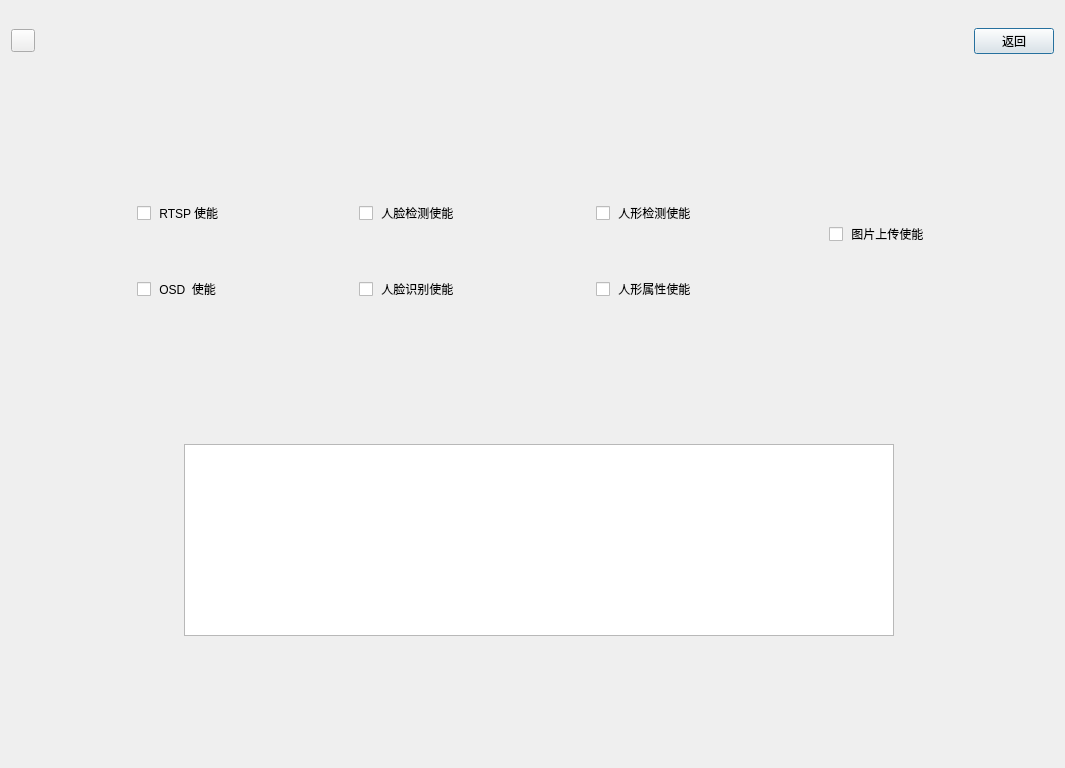
<?xml version="1.0" encoding="UTF-8"?>
<ui version="4.0">
 <class>SysSetWindow</class>
 <widget class="QDialog" name="SysSetWindow">
  <property name="windowModality">
   <enum>Qt::NonModal</enum>
  </property>
  <property name="geometry">
   <rect>
    <x>0</x>
    <y>0</y>
    <width>1065</width>
    <height>768</height>
   </rect>
  </property>
  <property name="sizePolicy">
   <sizepolicy hsizetype="Fixed" vsizetype="Fixed">
    <horstretch>0</horstretch>
    <verstretch>0</verstretch>
   </sizepolicy>
  </property>
  <property name="windowTitle">
   <string>Dialog</string>
  </property>
  <layout class="QGridLayout" name="gridLayout">
   <item row="0" column="0" colspan="13">
    <layout class="QHBoxLayout" name="horizontalLayout">
     <item>
      <widget class="QToolButton" name="btnSysSet">
       <property name="sizePolicy">
        <sizepolicy hsizetype="Fixed" vsizetype="Fixed">
         <horstretch>0</horstretch>
         <verstretch>0</verstretch>
        </sizepolicy>
       </property>
       <property name="text">
        <string/>
       </property>
      </widget>
     </item>
     <item>
      <spacer name="horizontalSpacer">
       <property name="orientation">
        <enum>Qt::Horizontal</enum>
       </property>
       <property name="sizeHint" stdset="0">
        <size>
         <width>758</width>
         <height>60</height>
        </size>
       </property>
      </spacer>
     </item>
     <item>
      <widget class="QPushButton" name="btnReTurnMenu">
       <property name="sizePolicy">
        <sizepolicy hsizetype="Fixed" vsizetype="Fixed">
         <horstretch>0</horstretch>
         <verstretch>0</verstretch>
        </sizepolicy>
       </property>
       <property name="text">
        <string>返回</string>
       </property>
      </widget>
     </item>
    </layout>
   </item>
   <item row="1" column="5" colspan="2">
    <spacer name="verticalSpacer_6">
     <property name="orientation">
      <enum>Qt::Vertical</enum>
     </property>
     <property name="sizeHint" stdset="0">
      <size>
       <width>20</width>
       <height>120</height>
      </size>
     </property>
    </spacer>
   </item>
   <item row="2" column="1" rowspan="3" colspan="2">
    <layout class="QVBoxLayout" name="verticalLayout_3">
     <property name="spacing">
      <number>52</number>
     </property>
     <property name="leftMargin">
      <number>2</number>
     </property>
     <property name="topMargin">
      <number>2</number>
     </property>
     <property name="rightMargin">
      <number>2</number>
     </property>
     <property name="bottomMargin">
      <number>8</number>
     </property>
     <item>
      <widget class="QCheckBox" name="rtspVideoEnCheckBox">
       <property name="text">
        <string> RTSP 使能</string>
       </property>
      </widget>
     </item>
     <item>
      <widget class="QCheckBox" name="rtspOSDEnCheckBox">
       <property name="text">
        <string> OSD  使能</string>
       </property>
      </widget>
     </item>
    </layout>
   </item>
   <item row="2" column="4" rowspan="3" colspan="2">
    <layout class="QVBoxLayout" name="verticalLayout_2">
     <property name="spacing">
      <number>52</number>
     </property>
     <property name="leftMargin">
      <number>2</number>
     </property>
     <property name="topMargin">
      <number>2</number>
     </property>
     <property name="rightMargin">
      <number>2</number>
     </property>
     <property name="bottomMargin">
      <number>8</number>
     </property>
     <item>
      <widget class="QCheckBox" name="faceDetectionEnCheckBox">
       <property name="text">
        <string> 人脸检测使能</string>
       </property>
      </widget>
     </item>
     <item>
      <widget class="QCheckBox" name="faceREcogEnCheckBox">
       <property name="text">
        <string> 人脸识别使能</string>
       </property>
      </widget>
     </item>
    </layout>
   </item>
   <item row="2" column="7" rowspan="3">
    <layout class="QVBoxLayout" name="verticalLayout">
     <property name="spacing">
      <number>52</number>
     </property>
     <property name="leftMargin">
      <number>2</number>
     </property>
     <property name="topMargin">
      <number>2</number>
     </property>
     <property name="rightMargin">
      <number>2</number>
     </property>
     <property name="bottomMargin">
      <number>8</number>
     </property>
     <item>
      <widget class="QCheckBox" name="humanDetectionEnCheckBox">
       <property name="text">
        <string> 人形检测使能</string>
       </property>
      </widget>
     </item>
     <item>
      <widget class="QCheckBox" name="humanRecogEnCheckBox">
       <property name="text">
        <string> 人形属性使能</string>
       </property>
      </widget>
     </item>
    </layout>
   </item>
   <item row="2" column="8" rowspan="2">
    <spacer name="horizontalSpacer_8">
     <property name="orientation">
      <enum>Qt::Horizontal</enum>
     </property>
     <property name="sizeHint" stdset="0">
      <size>
       <width>117</width>
       <height>20</height>
      </size>
     </property>
    </spacer>
   </item>
   <item row="2" column="9" rowspan="2" colspan="3">
    <widget class="QCheckBox" name="picSendEnCheckBox">
     <property name="text">
      <string> 图片上传使能</string>
     </property>
    </widget>
   </item>
   <item row="2" column="12" rowspan="2">
    <spacer name="horizontalSpacer_4">
     <property name="orientation">
      <enum>Qt::Horizontal</enum>
     </property>
     <property name="sizeHint" stdset="0">
      <size>
       <width>117</width>
       <height>20</height>
      </size>
     </property>
    </spacer>
   </item>
   <item row="3" column="10" rowspan="3">
    <spacer name="verticalSpacer_4">
     <property name="orientation">
      <enum>Qt::Vertical</enum>
     </property>
     <property name="sizeHint" stdset="0">
      <size>
       <width>20</width>
       <height>190</height>
      </size>
     </property>
    </spacer>
   </item>
   <item row="4" column="0">
    <spacer name="horizontalSpacer_5">
     <property name="orientation">
      <enum>Qt::Horizontal</enum>
     </property>
     <property name="sizeHint" stdset="0">
      <size>
       <width>117</width>
       <height>20</height>
      </size>
     </property>
    </spacer>
   </item>
   <item row="4" column="3">
    <spacer name="horizontalSpacer_9">
     <property name="orientation">
      <enum>Qt::Horizontal</enum>
     </property>
     <property name="sizeHint" stdset="0">
      <size>
       <width>117</width>
       <height>20</height>
      </size>
     </property>
    </spacer>
   </item>
   <item row="4" column="6">
    <spacer name="horizontalSpacer_7">
     <property name="orientation">
      <enum>Qt::Horizontal</enum>
     </property>
     <property name="sizeHint" stdset="0">
      <size>
       <width>118</width>
       <height>20</height>
      </size>
     </property>
    </spacer>
   </item>
   <item row="5" column="2">
    <spacer name="verticalSpacer">
     <property name="orientation">
      <enum>Qt::Vertical</enum>
     </property>
     <property name="sizeHint" stdset="0">
      <size>
       <width>20</width>
       <height>123</height>
      </size>
     </property>
    </spacer>
   </item>
   <item row="5" column="4">
    <spacer name="verticalSpacer_2">
     <property name="orientation">
      <enum>Qt::Vertical</enum>
     </property>
     <property name="sizeHint" stdset="0">
      <size>
       <width>20</width>
       <height>123</height>
      </size>
     </property>
    </spacer>
   </item>
   <item row="5" column="7">
    <spacer name="verticalSpacer_3">
     <property name="orientation">
      <enum>Qt::Vertical</enum>
     </property>
     <property name="sizeHint" stdset="0">
      <size>
       <width>20</width>
       <height>123</height>
      </size>
     </property>
    </spacer>
   </item>
   <item row="6" column="0" colspan="2">
    <spacer name="horizontalSpacer_2">
     <property name="orientation">
      <enum>Qt::Horizontal</enum>
     </property>
     <property name="sizeHint" stdset="0">
      <size>
       <width>164</width>
       <height>20</height>
      </size>
     </property>
    </spacer>
   </item>
   <item row="6" column="2" colspan="9">
    <widget class="QTableView" name="tableView"/>
   </item>
   <item row="6" column="11" colspan="2">
    <spacer name="horizontalSpacer_3">
     <property name="orientation">
      <enum>Qt::Horizontal</enum>
     </property>
     <property name="sizeHint" stdset="0">
      <size>
       <width>153</width>
       <height>20</height>
      </size>
     </property>
    </spacer>
   </item>
   <item row="7" column="5">
    <spacer name="verticalSpacer_5">
     <property name="orientation">
      <enum>Qt::Vertical</enum>
     </property>
     <property name="sizeHint" stdset="0">
      <size>
       <width>20</width>
       <height>120</height>
      </size>
     </property>
    </spacer>
   </item>
  </layout>
 </widget>
 <resources/>
 <connections/>
</ui>
